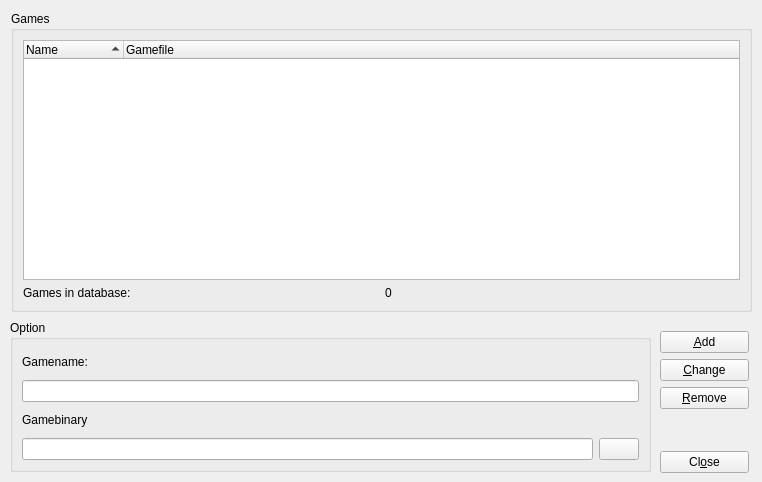
<ui version="4.0" >
 <author>Alexander Saal - alex.saal@gmx.de</author>
 <comment></comment>
 <exportmacro></exportmacro>
 <class>DBoxFE_GameDatabase</class>
 <widget class="QWidget" name="DBoxFE_GameDatabase" >
  <property name="geometry" >
   <rect>
    <x>0</x>
    <y>0</y>
    <width>762</width>
    <height>482</height>
   </rect>
  </property>
  <property name="windowTitle" >
   <string>Gamedatabase</string>
  </property>
  <property name="windowIcon" >
   <iconset resource="../res/dboxfe.qrc" >:/pics/images/default.png</iconset>
  </property>
  <widget class="QWidget" name="layoutWidget" >
   <property name="geometry" >
    <rect>
     <x>660</x>
     <y>331</y>
     <width>89</width>
     <height>142</height>
    </rect>
   </property>
   <layout class="QVBoxLayout" >
    <property name="margin" >
     <number>0</number>
    </property>
    <property name="spacing" >
     <number>6</number>
    </property>
    <item>
     <widget class="QPushButton" name="btnAdd" >
      <property name="text" >
       <string>&amp;Add</string>
      </property>
     </widget>
    </item>
    <item>
     <widget class="QPushButton" name="btnChange" >
      <property name="text" >
       <string>&amp;Change</string>
      </property>
     </widget>
    </item>
    <item>
     <widget class="QPushButton" name="btnRemove" >
      <property name="text" >
       <string>&amp;Remove</string>
      </property>
     </widget>
    </item>
    <item>
     <spacer>
      <property name="orientation" >
       <enum>Qt::Vertical</enum>
      </property>
      <property name="sizeHint" >
       <size>
        <width>87</width>
        <height>16</height>
       </size>
      </property>
     </spacer>
    </item>
    <item>
     <widget class="QPushButton" name="btnClose" >
      <property name="text" >
       <string>Cl&amp;ose</string>
      </property>
     </widget>
    </item>
   </layout>
  </widget>
  <widget class="QGroupBox" name="gBoxGames" >
   <property name="geometry" >
    <rect>
     <x>11</x>
     <y>11</y>
     <width>741</width>
     <height>301</height>
    </rect>
   </property>
   <property name="title" >
    <string>Games</string>
   </property>
   <property name="flat" >
    <bool>false</bool>
   </property>
   <layout class="QGridLayout" >
    <property name="margin" >
     <number>9</number>
    </property>
    <property name="spacing" >
     <number>6</number>
    </property>
    <item row="0" column="0" colspan="2" >
     <widget class="QTreeWidget" name="twGames" >
      <property name="iconSize" >
       <size>
        <width>16</width>
        <height>16</height>
       </size>
      </property>
      <property name="rootIsDecorated" >
       <bool>true</bool>
      </property>
      <property name="columnCount" >
       <number>2</number>
      </property>
      <property name="sortingEnabled" >
       <bool>true</bool>
      </property>
      <column>
       <property name="text" >
        <string>Name</string>
       </property>
      </column>
      <column>
       <property name="text" >
        <string>Gamefile</string>
       </property>
      </column>
     </widget>
    </item>
    <item row="1" column="0" >
     <widget class="QLabel" name="label" >
      <property name="text" >
       <string>Games in database:</string>
      </property>
     </widget>
    </item>
    <item row="1" column="1" >
     <widget class="QLabel" name="label_2" >
      <property name="text" >
       <string>0</string>
      </property>
     </widget>
    </item>
   </layout>
  </widget>
  <widget class="QGroupBox" name="gBoxOption" >
   <property name="geometry" >
    <rect>
     <x>10</x>
     <y>320</y>
     <width>641</width>
     <height>152</height>
    </rect>
   </property>
   <property name="title" >
    <string>Option</string>
   </property>
   <layout class="QGridLayout" >
    <property name="margin" >
     <number>9</number>
    </property>
    <property name="spacing" >
     <number>6</number>
    </property>
    <item row="0" column="0" >
     <layout class="QVBoxLayout" >
      <property name="margin" >
       <number>0</number>
      </property>
      <property name="spacing" >
       <number>6</number>
      </property>
      <item>
       <layout class="QVBoxLayout" >
        <property name="margin" >
         <number>0</number>
        </property>
        <property name="spacing" >
         <number>6</number>
        </property>
        <item>
         <widget class="QLabel" name="lblGameName" >
          <property name="text" >
           <string>Gamename:</string>
          </property>
         </widget>
        </item>
        <item>
         <widget class="QLineEdit" name="LEGameName" />
        </item>
       </layout>
      </item>
      <item>
       <layout class="QVBoxLayout" >
        <property name="margin" >
         <number>0</number>
        </property>
        <property name="spacing" >
         <number>6</number>
        </property>
        <item>
         <widget class="QLabel" name="lblGameBinary" >
          <property name="text" >
           <string>Gamebinary</string>
          </property>
         </widget>
        </item>
        <item>
         <layout class="QHBoxLayout" >
          <property name="margin" >
           <number>0</number>
          </property>
          <property name="spacing" >
           <number>6</number>
          </property>
          <item>
           <widget class="QLineEdit" name="LEGameBinary" />
          </item>
          <item>
           <widget class="QPushButton" name="btnSelectBin" >
            <property name="icon" >
             <iconset resource="../res/dboxfe.qrc" >:/pics/images/folder-open_16.png</iconset>
            </property>
           </widget>
          </item>
         </layout>
        </item>
       </layout>
      </item>
     </layout>
    </item>
   </layout>
  </widget>
 </widget>
 <pixmapfunction></pixmapfunction>
 <resources>
  <include location="../res/dboxfe.qrc" />
 </resources>
 <connections/>
</ui>
